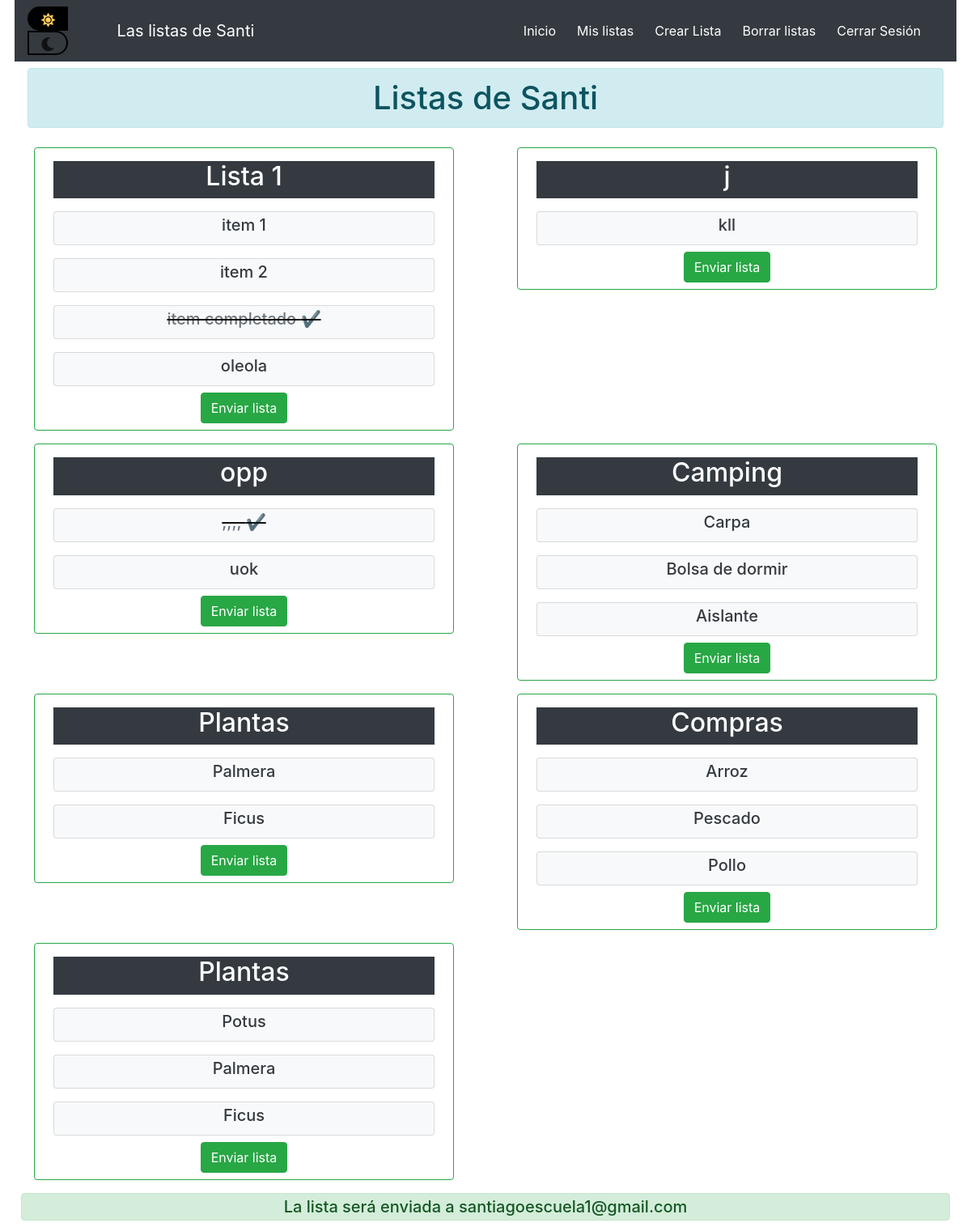
Page /listas/enviar (signed in) on the committed database.
### listas/models.py (models this page shows)
class Lista(models.Model):
    nombre_lista = models.CharField(max_length=200)
    user = models.ForeignKey(User, on_delete=models.CASCADE)
    class Meta:
      def __str__(self):
        return self.nombre_lista + ' - ' + self.user.username

class Item(models.Model):
  item = models.ForeignKey(Lista, on_delete=models.CASCADE)
  descripcion_item = models.CharField(max_length=1000)
  creado = models.DateTimeField(auto_now_add=True)
  fechacompletado = models.DateTimeField(null=True, blank=True)
  fecha_recordatorio = models.DateField(null=True, blank=True)
  hora_recordatorio = models.TimeField(null=True, blank=True)
  completado = models.BooleanField(default=False)

### listas/views.py (the view)
# urls.py: path('listas/enviar', views.enviar_lista, name='enviar_lista'),
@login_required
def enviar_lista(request):
    listas = Lista.objects.filter(user=request.user)
    context = {
        'listas': listas,
    }
    return render(request, 'enviar_lista.html', context)

### templates/enviar_lista.html (shortened to what this page needs)
{% extends 'base.html' %}
{% block contenido %}
  <div class="text-center mt-2">
    <h1 class="alert alert-info mx-3 text-center">Listas de {{ user.username|title }} </h1>
  </div>
  {% for lista in listas %}
  {% if forloop.first%}
  <div class="row">{% endif %}
    <div class="col-6 py-2 text-center">
    <div class="container card border-success col-md-11 py-2">
      <div class="text-white bg-dark my-2 mx-2 text-center">
        <h2>{{ lista.nombre_lista }}
        </h2>
      </div>
      {% for item in lista.item_set.all %}
      <div class="card bg-light text-center my-2 mx-2 py-1">
        {% if item.completado == True %}
        <del><p class="text-decoration-none text-secondary h5 btn-light text-center">{{ item.descripcion_item }} ✔</p></del>
        {% else %}
        <span><p class="text-decoration-none text-dark h5 btn-light text-dark text-center">{{ item.descripcion_item }}</p></span>
        {% endif %}
      </div>
      {% endfor %}
      <form action="{% url 'enviar_lista_por_correo' lista.id %}" method="post">
        <button class="btn btn-success">
          Enviar lista
        </button>
      </form>
      </div>
    </div>
  <br>
  {% if forloop.counter|divisibleby:2 %}
  </div>
  <div class="row">{% endif %}
  {% if forloop.last %}</div>{% endif %}
  {% endfor %}
  <h5 class="alert alert-success text-center my-2 mx-2 py-1">La lista será enviada a {{user.email}}</h5>
  {% endblock %}

### templates/navbar.html (shortened to what this page needs)
<!DOCTYPE html>
<html lang="en">
  <head>
    <link rel="stylesheet" href="https://cdn.jsdelivr.net/npm/bootstrap@4.3.1/dist/css/bootstrap.min.css">
  </head>
    <nav class="navbar navbar-expand-lg navbar-dark bg-dark">
      <div class="pull-left">
        <div id="id-sun" class="btn-mode sun active">
          <i class="fas fa-sun"></i>
        </div>
        <div id="id-moon" class="btn-mode moon">
          <i class="fas fa-moon"></i>
        </div>
      </div>
  <div class="container">
    {% if user.is_authenticated %}
    <a class="navbar-brand" href="/" style="display: inline" >Las listas de {{ user.username|title }} </a>
    {% else %}
    <a class="navbar-brand" href="/">Mis listas</a>
    {% endif %}
    <div class="collapse navbar-collapse pull-right>" id="navbarNav">
      <ul class="navbar-nav ml-auto mr-0">
        <li class="nav-item">
          <a class="btn rounded-pill btn-dark" href="/" class="nav-link">Inicio</a>
        </li>
        {% if user.is_authenticated %}
        <li class="nav-item">
          <a class="btn rounded-pill btn-dark" href="{% url 'listas' %}" class="nav-link">Mis listas</a>
        </li>
        <li class="nav-item">
          <a class="btn rounded-pill btn-dark" href="{% url 'crear_lista' %}" class="nav-link">Crear Lista</a>
        </li>
        <li class="nav-item">
          <a class="btn rounded-pill btn-dark" href='{% url 'borrar_lista'%}' class="nav-link">Borrar listas</a>
        </li>
        <li class="nav-item">
          <a class="btn rounded-pill btn-dark" href="{% url 'logout' %}" class="nav-link">Cerrar Sesión</a>
        </li>
        {% endif %}
      </ul>
    </div>
  </div>
</nav>

### templates/base.html (style rules this page uses)
body { max-width: 97%; }

### templates/navbar.html (style rules this page uses)
.btn-mode { display: inline-block; width: 50px; height: 30px; border:2px solid black; transition: background-color .5s; }
.btn-mode i { display: block; font-size: 17px; text-align: center; line-height: 30px; }
.btn-mode.sun { border-top-left-radius: 20px; border-bottom-left-radius: 20px; border-right: 1px solid transparent; }
.btn-mode.moon { border-top-right-radius: 20px; border-bottom-right-radius: 20px; }
.active { background-color:black; color:#ffcd5c !important; }
body { background-color: #fff; color: #111; }

### rows in the picture
Lista: nombre_lista "Lista 1"
Item: descripcion_item "item 1"
Item: descripcion_item "item 2"
Item: descripcion_item "item completado"
Item: descripcion_item "oleola"
Lista: nombre_lista "j"
Item: descripcion_item "kll"
Lista: nombre_lista "opp"
Item: descripcion_item ",,,,"
Item: descripcion_item "uok"
Lista: nombre_lista "Camping"
Item: descripcion_item "Carpa"
Item: descripcion_item "Bolsa de dormir"
Item: descripcion_item "Aislante"
Lista: nombre_lista "Plantas"
Item: descripcion_item "Palmera"
Item: descripcion_item "Ficus"
Lista: nombre_lista "Compras"
Item: descripcion_item "Arroz"
Item: descripcion_item "Pescado"
Item: descripcion_item "Pollo"
Lista: nombre_lista "Plantas"
Item: descripcion_item "Potus"
Item: descripcion_item "Palmera"
Item: descripcion_item "Ficus"

### other values in the picture
{{ user.username|title }} "Santi"
{{ user.email }} "santiagoescuela1@gmail.com"
